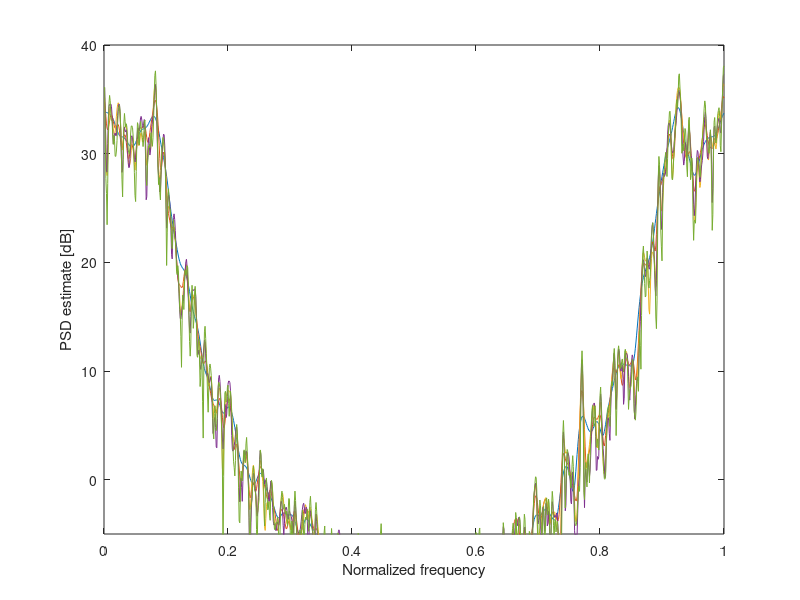

This figure's MATLAB source:
close all;
clear all;
clc;

% pg 87 Benvenuto Cherubini - iterative improvement over Welch estimate

% load data
z = load('data for hw1.mat');
% make a column vector
z1 = z.z.';

z1 = z1 - mean(z1);

K = length(z1);

M = [];
for D = 100:100:500      % window size

    window = kaiser(D, 5.65); % rectangular, consider using a hamming or smth else
    M_w = 1/D * sum(window.^2);
    S = D/2; %common samples
    N_s = floor((K-D)/(D-S) + 1); % number of subsequences
    P_per_w = zeros(K, N_s);
    for s = 0:(N_s-1)
        z_s = window .* z1( s*(D-S) + 1 : s*(D-S) + D ); % 1.495 with index + 1
        Z_s = fft(z_s, K);
        P_per_w(:, s + 1) = abs(Z_s).^2/(D*M_w);
    end
    M = [M, sum(P_per_w, 2)/N_s];
end

plot((1:K)/K, 10*log10(M))
xlabel('Normalized frequency');
ylabel('PSD estimate [dB]');
axis([0 1 -5 40])


